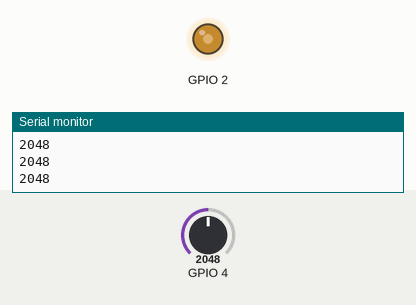
The sketch below on a simulated ESP32. Shown: output pins drawn as LEDs (lit = HIGH), the last lines printed to the serial monitor. The test bench sets the inputs (shaded band); at power-on: GPIO 4 = 2048.

Above: at 1.2 s.
1.3 s: GPIO 4 set to 2866
At 1.6 s:
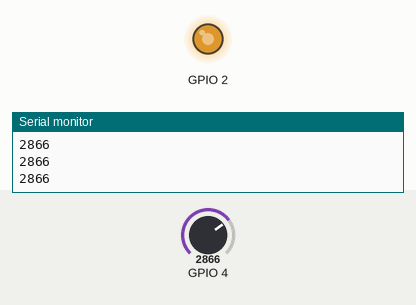
2.8 s: GPIO 4 set to 3603
At 4.0 s:
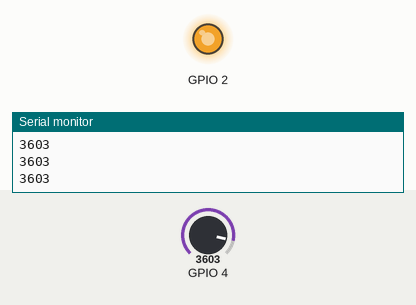
4.3 s: GPIO 4 set to 491
At 4.9 s:
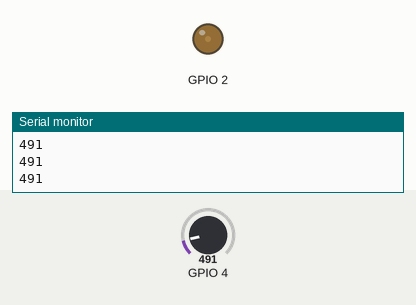
5.8 s: GPIO 4 set to 0
At 7.2 s:
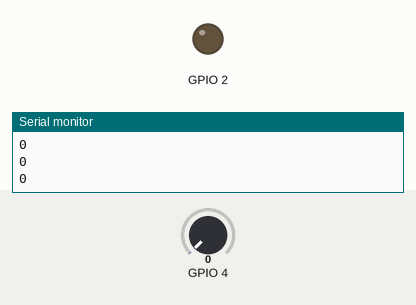
Timing chart, 0 to 8.3 s (numbered marks = the images above; inputs shaded):
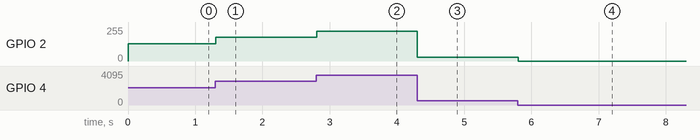

The sketch:

ESP32_Demo02.ino.ino
```cpp
void setup() {
  // put your setup code here, to run once:
  Serial.begin(9600);
  pinMode(4,INPUT);
}

void loop() {
  // put your main code here, to run repeatedly:
  Serial.println(analogRead(4));
  analogWrite(2, analogRead(4)/16);
  delay(10);
}
```

Measured:
- after the input at 1.3 s, GPIO 2: 128/255 → 179/255 at once
- after the input at 2.8 s, GPIO 2: 179/255 → 225/255 at once
- after the input at 4.3 s, GPIO 2: 225/255 → 30/255 at once
- after the input at 5.8 s, GPIO 2: 30/255 → 0/255 at once
